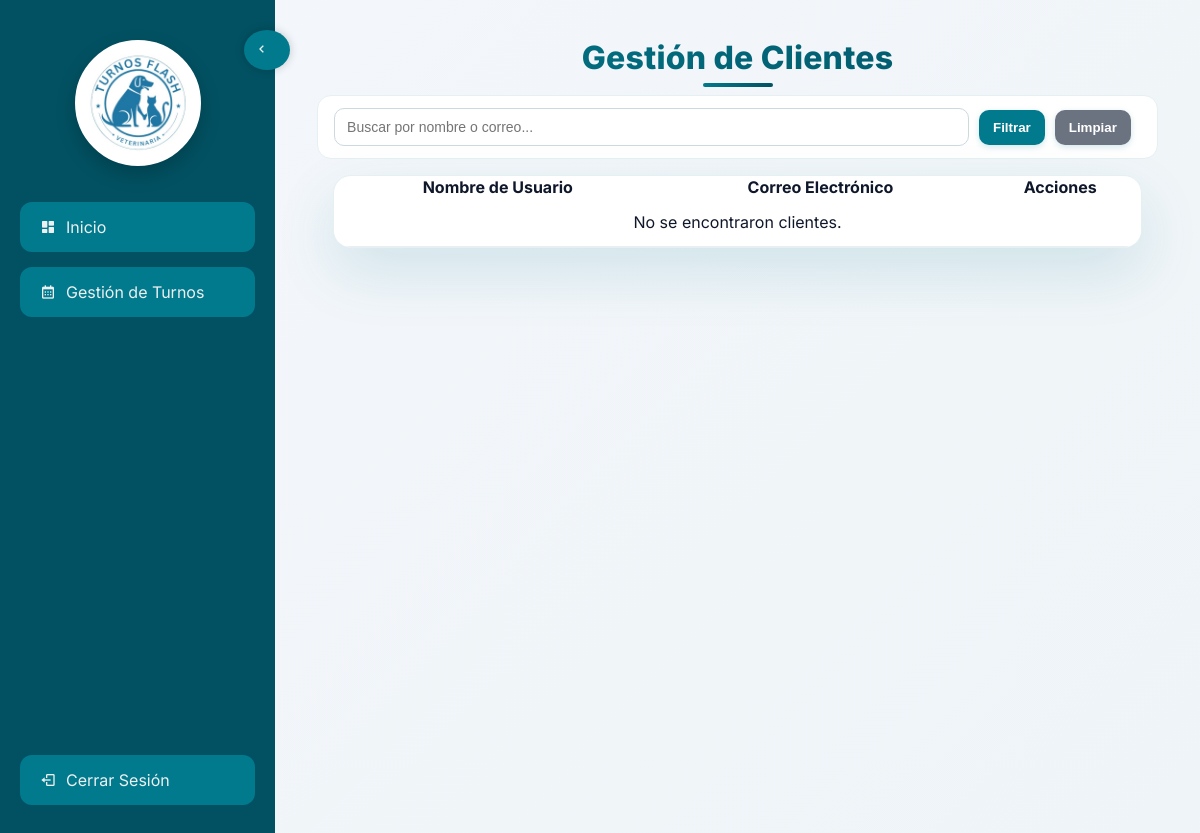
The app's page /gestionar_usudoc.php, older data.
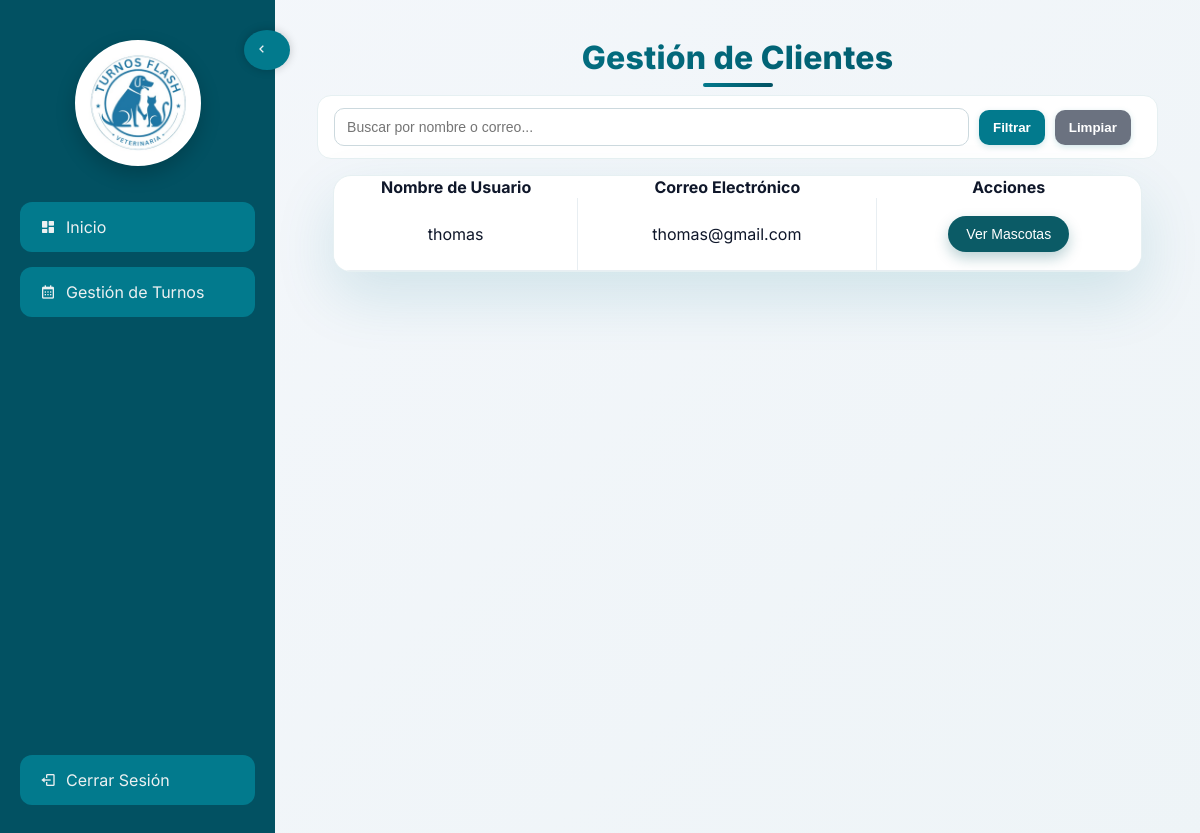
The same page, newer data.
### tables this page shows
CREATE TABLE `user` (
  `id` int(11) NOT NULL,
  `nombre_usuario` varchar(50) NOT NULL,
  `correo_electronico` varchar(100) NOT NULL,
  `contrasena` varchar(255) NOT NULL,
  `rol` enum('cliente','admin','doctor') DEFAULT 'cliente',
  `telefono` varchar(20) DEFAULT NULL,
  `dni` varchar(20) DEFAULT NULL,
  `apellido` varchar(50) DEFAULT NULL
);

### gestionar_usudoc.php (the view, shortened to what this page needs)
<?php
$servername = "localhost";
$username = "root";
$password = "";
$dbname = "veterinaria";
$conn = new mysqli($servername, $username, $password, $dbname);
$sql = "SELECT id, nombre_usuario, correo_electronico FROM user WHERE rol = 'cliente'";
$result = $conn->query($sql);
?>
<!DOCTYPE html>
<html lang="es">
<head>
    <link href='https://unpkg.com/boxicons@2.1.4/css/boxicons.min.css' rel='stylesheet'>
</head>
<body>
<div class="sidebar">
        <div class="profile-section">
            <img src="logo_perro.jpg" alt="Profile Image" class="profile-image">
        </div>
        <div class="toggle-menu">
            <i class='bx bx-chevron-left'></i>
        </div>
        <a href="doctor_dashboard.php"><i class='bx bxs-dashboard'></i><span>Inicio</span></a>
        <a href="gestionar_turnosdoc.php"><i class='bx bx-calendar'></i><span>Gestión de Turnos</span></a>
        <div class="bottom-menu">
          <a href="index.php" id="logout-button" class="logout-button"><i class='bx bx-log-out'></i><span>Cerrar Sesión</span></a>
        </div>
    </div>
    <div class="content">
        <h1>Gestión de Clientes</h1>
        <div class="table-toolbar">
            <input id="searchCliente" class="toolbar-input" type="text" placeholder="Buscar por nombre o correo...">
            <button id="applyFilterClientes" class="toolbar-button" type="button">Filtrar</button>
            <button id="clearFilterClientes" class="toolbar-button" type="button" style="background:#6b7280">Limpiar</button>
        </div>
        <div class="table-card">
        <table id="clientesTable">
            <tr>
                <th>Nombre de Usuario</th>
                <th>Correo Electrónico</th>
                <th>Acciones</th>
            </tr>
            <?php if ($result->num_rows > 0): ?>
                <?php while($row = $result->fetch_assoc()): ?>
                    <tr>
                        <td><?= $row["nombre_usuario"] ?></td>
                        <td><?= $row["correo_electronico"] ?></td>
                        <td>
                            <form method="post" style="display:inline;">
                                <input type="submit" name="view_pets" value="Ver Mascotas" class="button">
                            </form>
                        </td>
                    </tr>
                <?php endwhile; ?>
            <?php else: ?>
                <tr>
                    <td colspan="4">No se encontraron clientes.</td>
                </tr>
            <?php endif; ?>
        </table>
        </div>
    </div>
</body>
</html>

Row changes from the older to the newer data that the page shows:
now on this page (row edited): user: nombre_usuario "thomas", correo_electronico "thomas@gmail.com"
Text that changed along with them:
text no longer shown: "No se encontraron clientes."
